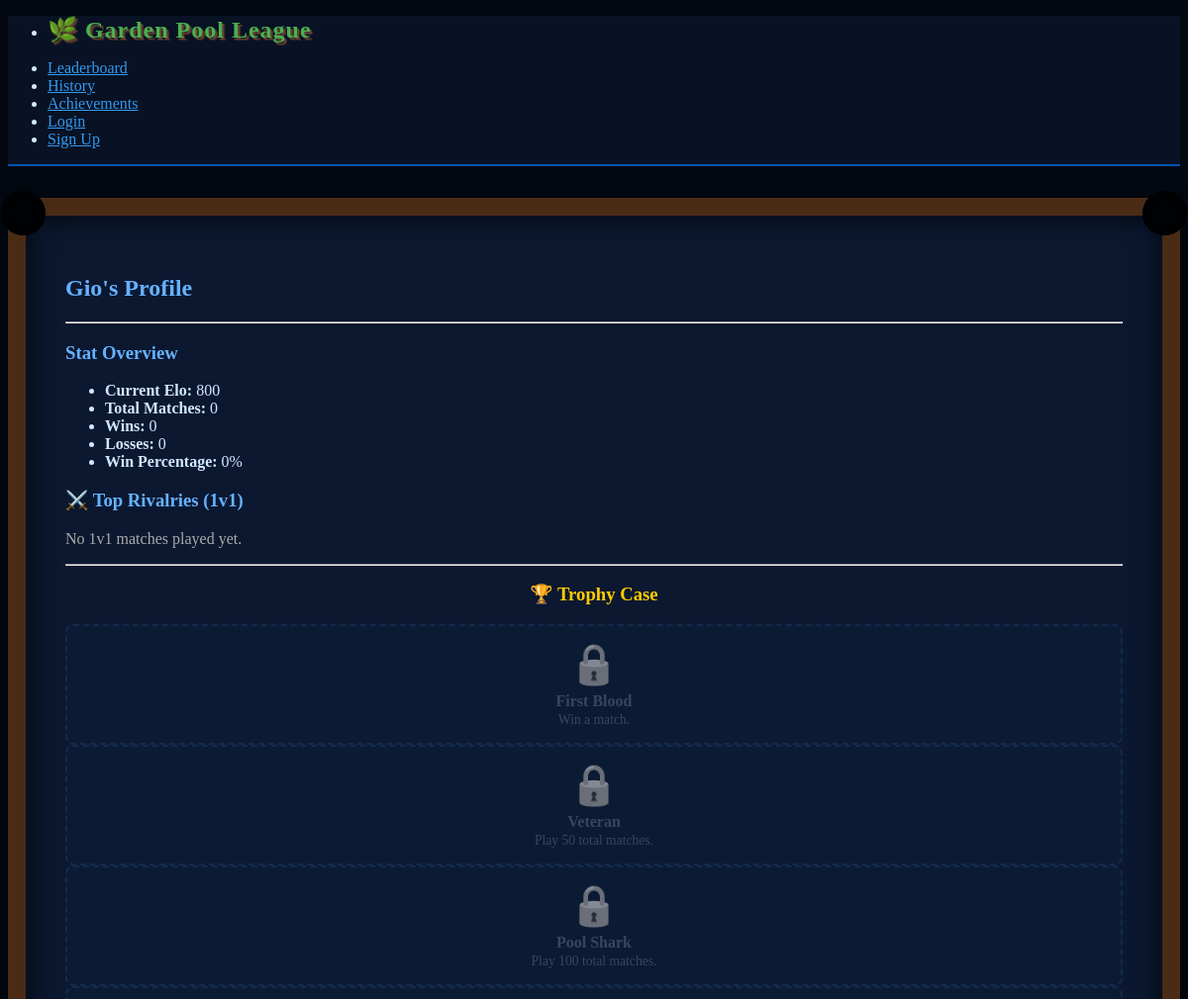
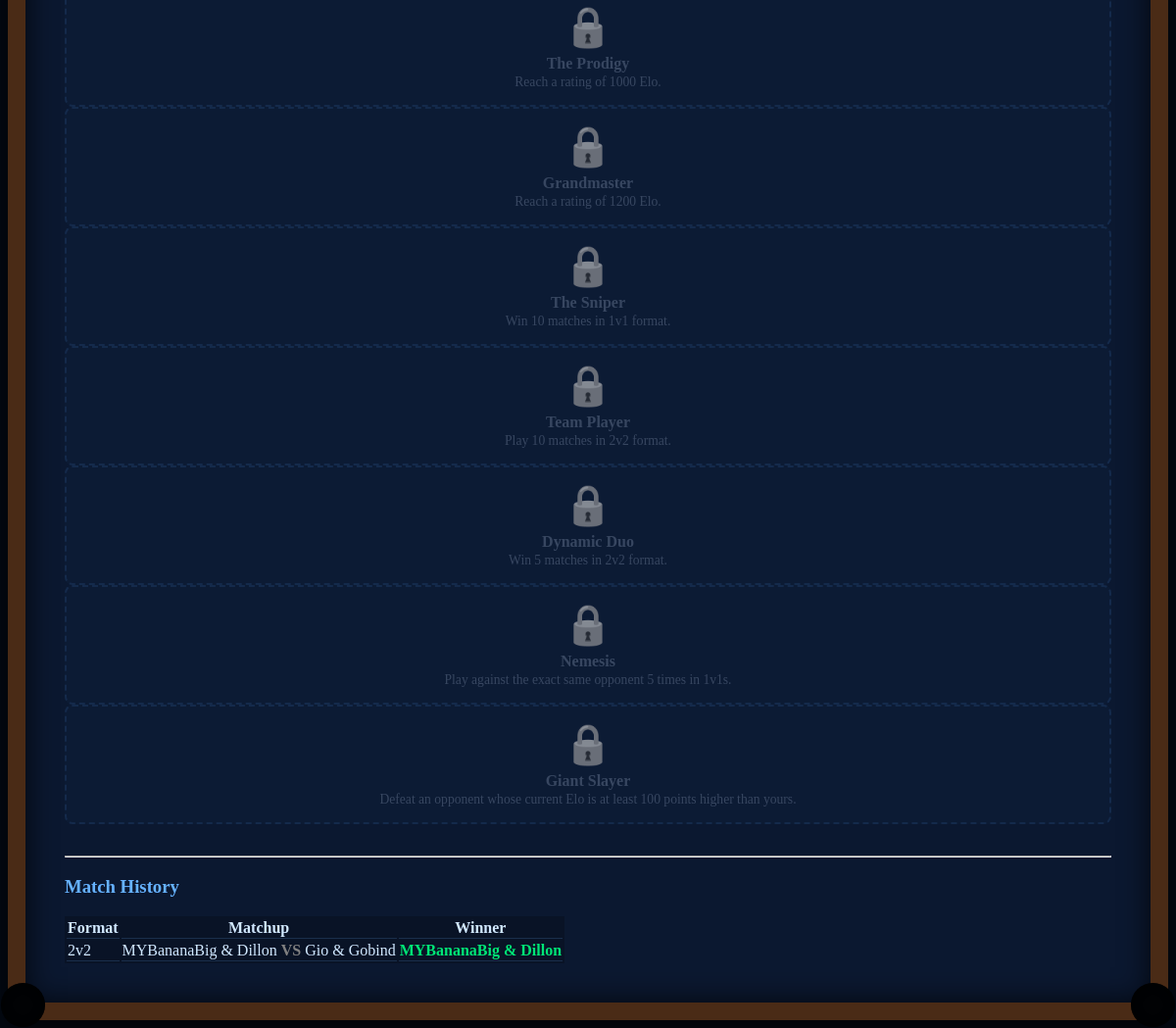
The page /profile/3 on the database its author committed (2 pictures, top to bottom).
### app.py (models this page shows)
class Player(db.Model):
    id = db.Column(db.Integer, primary_key=True)
    name = db.Column(db.String(50), unique=True, nullable=False)
    password_hash = db.Column(db.String(200), nullable=False)
    elo = db.Column(db.Integer, default=800)
    wins = db.Column(db.Integer, default=0)
    losses = db.Column(db.Integer, default=0)

class Match(db.Model):
    id = db.Column(db.Integer, primary_key=True)
    match_type = db.Column(db.String(10), default='1v1')
    season_id = db.Column(db.Integer, db.ForeignKey('season.id'), nullable=True)
    p1_id = db.Column(db.Integer, db.ForeignKey('player.id'), nullable=False)
    p2_id = db.Column(db.Integer, db.ForeignKey('player.id'), nullable=False)
    p1_partner_id = db.Column(db.Integer, db.ForeignKey('player.id'), nullable=True)
    p2_partner_id = db.Column(db.Integer, db.ForeignKey('player.id'), nullable=True)
    p1_elo_pre = db.Column(db.Integer, nullable=True)
    p2_elo_pre = db.Column(db.Integer, nullable=True)
    p1_partner_elo_pre = db.Column(db.Integer, nullable=True)
    p2_partner_elo_pre = db.Column(db.Integer, nullable=True)
    winner_id = db.Column(db.Integer, nullable=True)
    status = db.Column(db.String(20), default='pending_opponent')
    p1 = db.relationship('Player', foreign_keys=[p1_id])
    p2 = db.relationship('Player', foreign_keys=[p2_id])
    p1_partner = db.relationship('Player', foreign_keys=[p1_partner_id])
    p2_partner = db.relationship('Player', foreign_keys=[p2_partner_id])
    season = db.relationship('Season')

### app.py (the view)
@app.route('/profile/<int:player_id>')
def profile(player_id):
    player = Player.query.get_or_404(player_id)
    matches = Match.query.filter(
        (Match.p1_id == player_id) | (Match.p2_id == player_id) |
        (Match.p1_partner_id == player_id) | (Match.p2_partner_id == player_id)
    ).order_by(Match.id.desc()).all()
    total = player.wins + player.losses
    win_pct = round((player.wins / total * 100), 1) if total > 0 else 0
    achievements = calculate_achievements(player)
    rivals_data = {}
    for m in matches:
        if m.match_type == '1v1':
            opp_id = m.p2_id if m.p1_id == player_id else m.p1_id
            opp = Player.query.get(opp_id)
            if opp:
                if opp.name not in rivals_data:
                    rivals_data[opp.name] = {'total': 0, 'wins': 0, 'losses': 0}
                rivals_data[opp.name]['total'] += 1
                if m.winner_id == player_id:
                    rivals_data[opp.name]['wins'] += 1
                else:
                    rivals_data[opp.name]['losses'] += 1
    rivals = [{'name': k, **v} for k, v in rivals_data.items()]
    rivals.sort(key=lambda x: x['total'], reverse=True)
    return render_template('profile.html', player=player, total=total, win_pct=win_pct, matches=matches,
                           rivals=rivals[:5], achievements=achievements)

### templates/profile.html (shortened to what this page needs)
{% extends 'layout.html' %}
{% block content %}
<h2>{{ player.name }}'s Profile</h2>
<hr>
<div class="grid">
    <div>
        <h3>Stat Overview</h3>
        <ul>
            <li><strong>Current Elo:</strong> {{ player.elo }}</li>
            <li><strong>Total Matches:</strong> {{ total }}</li>
            <li><strong>Wins:</strong> {{ player.wins }}</li>
            <li><strong>Losses:</strong> {{ player.losses }}</li>
            <li><strong>Win Percentage:</strong> {{ win_pct }}%</li>
        </ul>
    </div>
    <div>
        <h3>⚔️ Top Rivalries (1v1)</h3>
        {% if rivals %}
        <table role="grid" style="font-size: 0.9rem;">
            <thead><tr><th>Opponent</th><th>Games Played</th><th>Record (W-L)</th></tr></thead>
            <tbody>
                {% for rival in rivals %}
                <tr>
                    <td><strong>{{ rival.name }}</strong></td>
                    <td>{{ rival.total }}</td>
                    <td><span style="color: #00e676;">{{ rival.wins }}</span> - <span style="color: #ff5252;">{{ rival.losses }}</span></td>
                </tr>
                {% endfor %}
            </tbody>
        </table>
        {% else %}
        <p style="color: #aaa;">No 1v1 matches played yet.</p>
        {% endif %}
    </div>
</div>
<hr>
<h3 style="text-align: center; color: #ffcc00;">🏆 Trophy Case</h3>
<div class="grid" style="grid-template-columns: repeat(auto-fit, minmax(200px, 1fr)); text-align: center; gap: 15px; margin-bottom: 2rem;">
    {% for a in achievements %}
        {% if a.unlocked %}
            <div style="background-color: #102240; padding: 15px; border-radius: 8px; border: 2px solid #ffcc00; box-shadow: 0 0 10px rgba(255, 204, 0, 0.2);">
                <div style="font-size: 2.5rem; margin-bottom: 5px;">{{ a.icon }}</div>
                <strong style="display: block; color: #ffcc00;">{{ a.name }}</strong>
                <small style="color: #8892b0; font-size: 0.85rem;">{{ a.desc }}</small>
            </div>
        {% else %}
            <div style="background-color: rgba(16, 34, 64, 0.5); padding: 15px; border-radius: 8px; border: 2px dashed #1a365d; opacity: 0.6;">
                <div style="font-size: 2.5rem; margin-bottom: 5px; filter: grayscale(100%);">🔒</div>
                <strong style="display: block; color: #556680;">{{ a.name }}</strong>
                <small style="color: #556680; font-size: 0.85rem;">{{ a.desc }}</small>
            </div>
        {% endif %}
    {% endfor %}
</div>
<hr>
<h3>Match History</h3>
{% if not matches %}
    <p>No matches played yet.</p>
{% else %}
    <table role="grid">
        <thead><tr><th>Format</th><th>Matchup</th><th>Winner</th></tr></thead>
        <tbody>
            {% for match in matches %}
            <tr>
                <td>{{ match.match_type }}</td>
                <td>
                    {{ match.p1.name }}{% if match.p1_partner_id %} & {{ match.p1_partner.name }}{% endif %}
                    <strong style="color: gray;">VS</strong>
                    {{ match.p2.name }}{% if match.p2_partner_id %} & {{ match.p2_partner.name }}{% endif %}
                </td>
                <td style="color: #00e676; font-weight: bold;">
                    {% if match.winner_id == match.p1_id %}
                        {{ match.p1.name }}{% if match.p1_partner_id %} & {{ match.p1_partner.name }}{% endif %}
                    {% else %}
                        {{ match.p2.name }}{% if match.p2_partner_id %} & {{ match.p2_partner.name }}{% endif %}
                    {% endif %}
                </td>
            </tr>
            {% endfor %}
        </tbody>
    </table>
{% endif %}
{% endblock %}

### templates/layout.html (style rules this page uses)
body { background-color: #030811; color: #d1e8ff; }
table { background-color: rgba(0,0,0,0.2); }
th, td { border-bottom: 1px solid #1a2f4c; vertical-align: middle; }
h2, h3 { color: #66b2ff; }

### rows shown on the page
Player: name "Gio", elo "800", wins "0", losses "0"
Match: match_type "2v2", p1.name "MYBananaBig", p1_partner.name "Dillon", p2.name "Gio", p2_partner.name "Gobind"

### other values the page prints
{{ total }} "0"
{{ win_pct }} "0"
{{ a.name }} "First Blood" "Veteran" "Pool Shark" "The Prodigy" "Grandmaster" "The Sniper" "Team Player" "Dynamic Duo" "Nemesis" "Giant Slayer"
{{ a.desc }} "Win a match." "Play 50 total matches." "Play 100 total matches." "Reach a rating of 1000 Elo." "Reach a rating of 1200 Elo." "Win 10 matches in 1v1 format." "Play 10 matches in 2v2 format." "Win 5 matches in 2v2 format." "Play against the exact same opponent 5 times in 1v1s." "Defeat an opponent whose current Elo is at least 100 points higher than yours."
